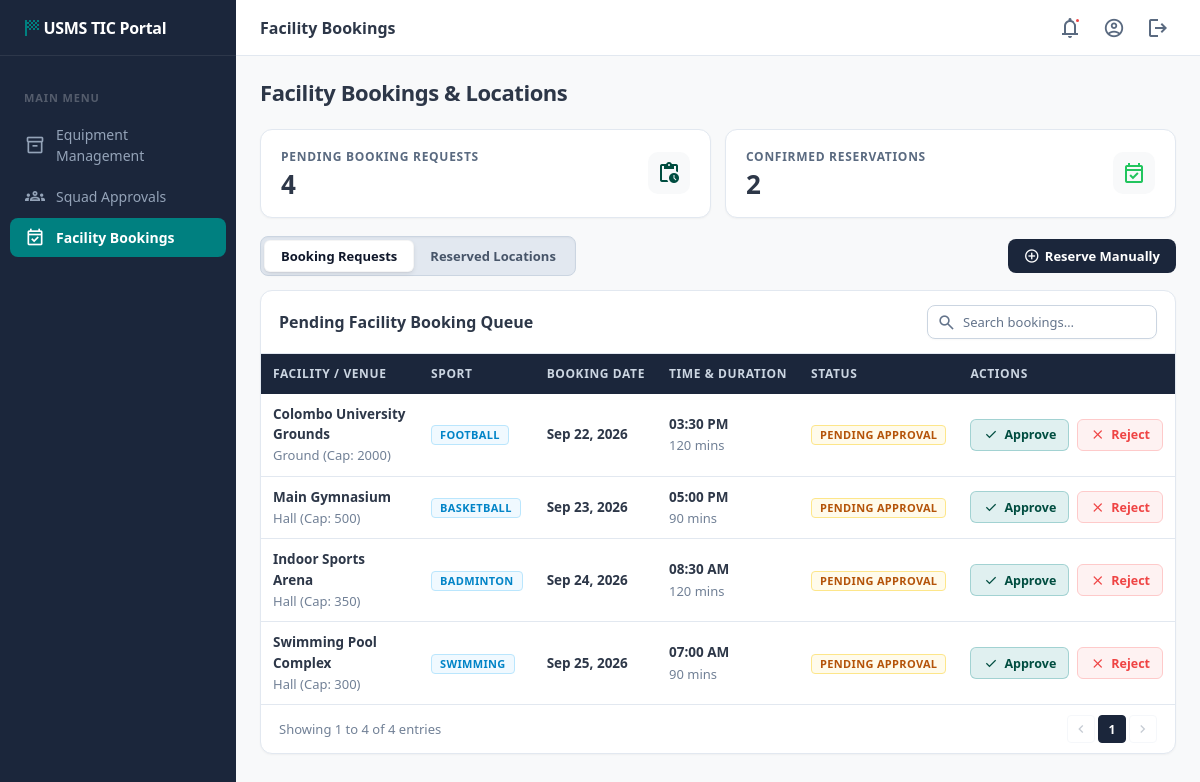
The page /views/tic_facility_booking.php (signed in) on the database its author committed.
### tables this page shows
CREATE TABLE `facility_bookings` (
  `booking_id` int(11) NOT NULL AUTO_INCREMENT,
  `facility_id` int(11) NOT NULL,
  `sport_id` int(11) NOT NULL,
  `booking_date` date NOT NULL,
  `start_time` time NOT NULL,
  `duration_minutes` int(11) NOT NULL,
  `approval_status` enum('Pending','Approved','Rejected') NOT NULL,
  PRIMARY KEY (`booking_id`),
  KEY `facility_id` (`facility_id`),
  KEY `sport_id` (`sport_id`),
  CONSTRAINT `facility_bookings_ibfk_1` FOREIGN KEY (`facility_id`) REFERENCES `facilities` (`facility_id`),
  CONSTRAINT `facility_bookings_ibfk_2` FOREIGN KEY (`sport_id`) REFERENCES `sports` (`sport_id`)
);

CREATE TABLE `facilities` (
  `facility_id` int(11) NOT NULL AUTO_INCREMENT,
  `facility_name` varchar(100) NOT NULL,
  `type` enum('Ground','Hall') NOT NULL,
  `capacity` int(11) NOT NULL,
  `available_time_windows` varchar(255) NOT NULL,
  PRIMARY KEY (`facility_id`)
);

CREATE TABLE `sports` (
  `sport_id` int(11) NOT NULL AUTO_INCREMENT,
  `sport_name` varchar(255) NOT NULL,
  PRIMARY KEY (`sport_id`),
  UNIQUE KEY `sport_name` (`sport_name`)
);

### config/db.php (called while the page is built, shortened)
<?php
class Database {
    private static $host = '127.0.0.1';
    private static $port = '3306';
    private static $db_name = 'USMS';
    private static $username = 'root';
    private static $password = '';
    private static $conn = null;
    public static function connect() {
        if (self::$conn === null) {
            $options = [
                PDO::ATTR_ERRMODE            => PDO::ERRMODE_EXCEPTION,
                PDO::ATTR_DEFAULT_FETCH_MODE => PDO::FETCH_ASSOC,
                PDO::ATTR_EMULATE_PREPARES   => false,
            ];
            $dbNames = array_unique([self::$db_name, strtolower(self::$db_name), strtoupper(self::$db_name)]);
            $lastError = '';
            foreach ($dbNames as $name) {
                try {
                    $dsn = 'mysql:host=' . self::$host . ';port=' . self::$port . ';dbname=' . $name . ';charset=utf8mb4';
                    self::$conn = new PDO($dsn, self::$username, self::$password, $options);
                    return self::$conn;
                } catch (PDOException $tcpException) {
                    $lastError = $tcpException->getMessage();
                }
            }
            die("Database Connection Error: " . $lastError);
        }
        return self::$conn;
    }
}

### models/Facility.php (called while the page is built, shortened)
<?php
require_once __DIR__ . '/../config/db.php';
class Facility {
    private $db;
    public function __construct() {
        $this->db = Database::connect();
    }
    public function getPendingBookings() {
        $sql = "
            SELECT
                fb.booking_id,
                fb.facility_id,
                fb.sport_id,
                fb.booking_date,
                fb.start_time,
                fb.duration_minutes,
                fb.approval_status,
                f.facility_name,
                f.type AS facility_type,
                f.capacity,
                s.sport_name
            FROM facility_bookings fb
            JOIN facilities f ON fb.facility_id = f.facility_id
            JOIN sports s ON fb.sport_id = s.sport_id
            WHERE fb.approval_status = 'Pending'
            ORDER BY fb.booking_date ASC, fb.start_time ASC
        ";
        $stmt = $this->db->query($sql);
        return $stmt->fetchAll();
    }
    public function getStats() {
        $totalPending = (int) $this->db->query("SELECT COUNT(*) FROM facility_bookings WHERE approval_status = 'Pending'")->fetchColumn();
        $totalBookings = (int) $this->db->query("SELECT COUNT(*) FROM facility_bookings WHERE approval_status = 'Approved'")->fetchColumn();
        return [
            'total_pending'  => $totalPending,
            'total_bookings' => $totalBookings
        ];
    }
}
?>

### views/tic_facility_booking.php (the view, shortened to what this page needs)
<?php
require_once '../models/Facility.php';
$facilityModel      = new Facility();
$bookingRequests    = $facilityModel->getPendingBookings();
$stats              = $facilityModel->getStats();
$totalPending  = $stats['total_pending'];
$totalBookings = $stats['total_bookings'];
?>
<!DOCTYPE html>
<html lang="en">
<head>
    <link rel="stylesheet" href="../assets/css/dashboard.css">
</head>
<body class="dashboard">
<?php include 'partials/tic_sidebar.php'; ?>
<div class="main-wrapper">
    <?php include 'partials/tic_header.php'; ?>
    <div class="page-content">
        <div class="page-title-row">
            <h2 class="page-title">Facility Bookings & Locations</h2>
        </div>
        <div class="grid-2">
            <div class="stat-card">
                <div>
                    <div class="stat-label">Pending Booking Requests</div>
                    <div class="stat-value"><?= $totalPending ?></div>
                </div>
                <div class="stat-icon">
                    <span class="material-symbols-outlined">pending_actions</span>
                </div>
            </div>
            <div class="stat-card">
                <div>
                    <div class="stat-label">Confirmed Reservations</div>
                    <div class="stat-value"><?= $totalBookings ?></div>
                </div>
                <div class="stat-icon" style="color:#22C55E;">
                    <span class="material-symbols-outlined">event_available</span>
                </div>
            </div>
        </div>
        <div class="toolbar">
            <div class="tab-group">
                <button class="tab-btn active" onclick="switchTab(this,'facilityTabs','tab-booking-req')">Booking Requests</button>
                <button class="tab-btn" onclick="switchTab(this,'facilityTabs','tab-reserved')">Reserved Locations</button>
            </div>
            <button class="btn btn-primary" onclick="openModal('reserveModal')">
                <span class="material-symbols-outlined" style="font-size:16px">add_circle</span> Reserve Manually
            </button>
        </div>
        <div class="tab-content active" id="tab-booking-req" data-tab-group="facilityTabs">
            <div class="table-card">
                <div class="table-toolbar">
                    <span class="table-title">Pending Facility Booking Queue</span>
                    <div class="table-filters">
                        <div class="search-box">
                            <input type="text" class="search-input" id="searchBooking" placeholder="Search bookings…">
                        </div>
                    </div>
                </div>
                <div class="table-scroll">
                    <table class="data-table" id="bookingTable">
                        <thead>
                            <tr>
                                <th>Facility / Venue</th>
                                <th>Sport</th>
                                <th>Booking Date</th>
                                <th>Time & Duration</th>
                                <th>Status</th>
                                <th class="text-right">Actions</th>
                            </tr>
                        </thead>
                        <tbody>
                            <?php if (empty($bookingRequests)): ?>
                                <tr>
                                    <td colspan="6" style="text-align: center; color: var(--text-3); padding: 30px;">
                                        <span class="material-symbols-outlined" style="font-size: 32px; display: block; margin-bottom: 6px;">check_circle</span>
                                        No pending facility requests at this time.
                                    </td>
                                </tr>
                            <?php else: ?>
                                <?php foreach ($bookingRequests as $b): ?>
                                <tr>
                                    <td>
                                        <span class="cell-main"><?= htmlspecialchars($b['facility_name']) ?></span>
                                        <span class="cell-sub"><?= htmlspecialchars($b['facility_type']) ?> (Cap: <?= $b['capacity'] ?>)</span>
                                    </td>
                                    <td><span class="badge badge-info"><?= htmlspecialchars($b['sport_name']) ?></span></td>
                                    <td><span class="cell-main"><?= date('M d, Y', strtotime($b['booking_date'])) ?></span></td>
                                    <td>
                                        <span class="cell-main"><?= date('h:i A', strtotime($b['start_time'])) ?></span>
                                        <span class="cell-sub"><?= $b['duration_minutes'] ?> mins</span>
                                    </td>
                                    <td><span class="badge badge-warn">Pending Approval</span></td>
                                    <td>
                                        <div class="cell-actions">
                                            <form action="../controllers/TicController.php?action=approve_booking" method="POST" style="display:inline;">
                                                <button type="submit" class="btn btn-success btn-sm" onclick="return USMS.confirmForm(event, this, 'Approve this facility booking?')">
                                                    <span class="material-symbols-outlined" style="font-size:15px;">check</span> Approve
                                                </button>
                                            </form>
                                            <form action="../controllers/TicController.php?action=reject_booking" method="POST" style="display:inline;">
                                                <button type="submit" class="btn btn-danger btn-sm" onclick="return USMS.confirmForm(event, this, 'Reject this facility booking request?')">
                                                    <span class="material-symbols-outlined" style="font-size:15px;">close</span> Reject
                                                </button>
                                            </form>
                                        </div>
                                    </td>
                                </tr>
                                <?php endforeach; ?>
                            <?php endif; ?>
                        </tbody>
                    </table>
                </div>
                <div class="pagination">
                    <span>Showing <?= count($bookingRequests) ?> of <?= $totalPending ?> requests</span>
                    <div class="page-btns">
                    </div>
                </div>
            </div>
        </div>
    </div>
</div>
</body>
</html>

### rows shown on the page
facility_bookings: facility.facility_name "Colombo University Grounds", facility.type "Ground", facility.capacity "2000", sport.sport_name "FOOTBALL", booking_date "Sep 22, 2026", start_time "03:30 PM", duration_minutes "120"
facility_bookings: facility.facility_name "Main Gymnasium", facility.type "Hall", facility.capacity "500", sport.sport_name "BASKETBALL", booking_date "Sep 23, 2026", start_time "05:00 PM", duration_minutes "90"
facility_bookings: facility.facility_name "Indoor Sports Arena", facility.type "Hall", facility.capacity "350", sport.sport_name "BADMINTON", booking_date "Sep 24, 2026", start_time "08:30 AM", duration_minutes "120"
facility_bookings: facility.facility_name "Swimming Pool Complex", facility.type "Hall", facility.capacity "300", sport.sport_name "SWIMMING", booking_date "Sep 25, 2026", start_time "07:00 AM", duration_minutes "90"

### other values the page prints
$pageTitle "Facility Bookings"
$totalPending "4"
$totalBookings "2"
